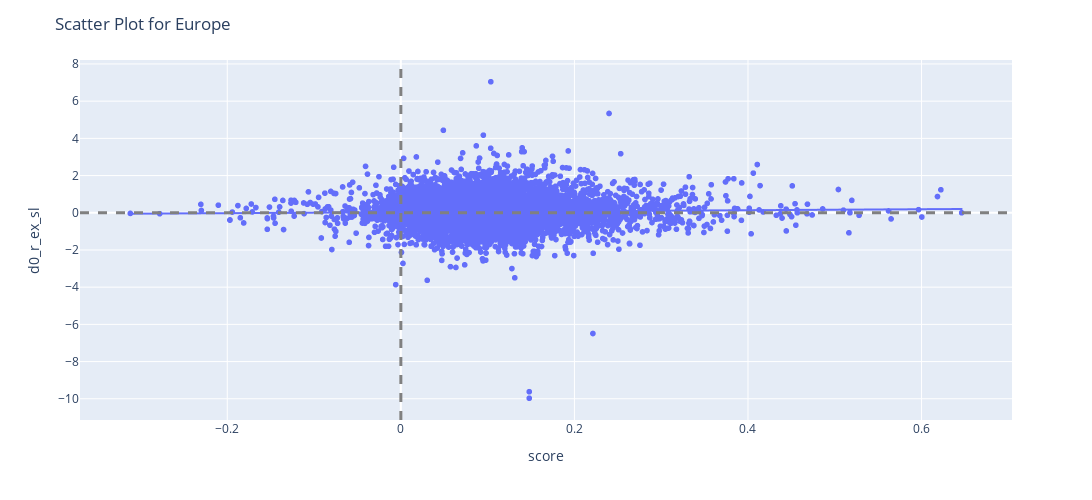

The code cell stored with this chart in its notebook:
### Markdown cell above
## Score and d0 r correlation

### Code cell
fig = px.scatter(testset_after_scoring, x = "score", y = 'd0_r_ex_sl',  width = 1200, height = 500, trendline = "ols")
fig.add_vline(x = 0, line_width = 3, line_dash = "dash", line_color = "gray")
fig.add_hline(y = 0, line_width = 3, line_dash = "dash", line_color = "gray")
fig.update_layout( title=f'Scatter Plot for Europe ')
fig.show()

### Figure 1 — Plotly figure (JSON) as saved in the notebook; plotly's stock layout.template omitted (floating-point values rounded to 4 significant figures; data arrays with more than 128 entries replaced by an {"elided": "..."} marker saying what was removed)
{"data": [{"hovertemplate": "score=%{x}<br>d0_r_ex_sl=%{y}<extra></extra>", "legendgroup": "", "marker": {"color": "#636efa", "symbol": "circle"}, "mode": "markers", "name": "", "showlegend": false, "type": "scattergl", "x": {"elided": "8981 float values"}, "xaxis": "x", "y": {"elided": "8981 float values"}, "yaxis": "y"}, {"hovertemplate": "<b>OLS trendline</b><br>d0_r_ex_sl = 0.264529 * score + 0.0317632<br>R<sup>2</sup>=0.000645<br><br>score=%{x}<br>d0_r_ex_sl=%{y} <b>(trend)</b><extra></extra>", "legendgroup": "", "marker": {"color": "#636efa", "symbol": "circle"}, "mode": "lines", "name": "", "showlegend": false, "type": "scattergl", "x": {"elided": "8981 float values"}, "xaxis": "x", "y": {"elided": "8981 float values"}, "yaxis": "y"}], "layout": {"height": 500, "legend": {"tracegroupgap": 0}, "margin": {"t": 60}, "shapes": [{"line": {"color": "gray", "dash": "dash", "width": 3}, "type": "line", "x0": 0, "x1": 0, "xref": "x", "y0": 0, "y1": 1, "yref": "y domain"}, {"line": {"color": "gray", "dash": "dash", "width": 3}, "type": "line", "x0": 0, "x1": 1, "xref": "x domain", "y0": 0, "y1": 0, "yref": "y"}], "title": {"text": "Scatter Plot for Europe "}, "width": 1200, "xaxis": {"anchor": "y", "domain": [0, 1], "title": {"text": "score"}}, "yaxis": {"anchor": "x", "domain": [0, 1], "title": {"text": "d0_r_ex_sl"}}}}
